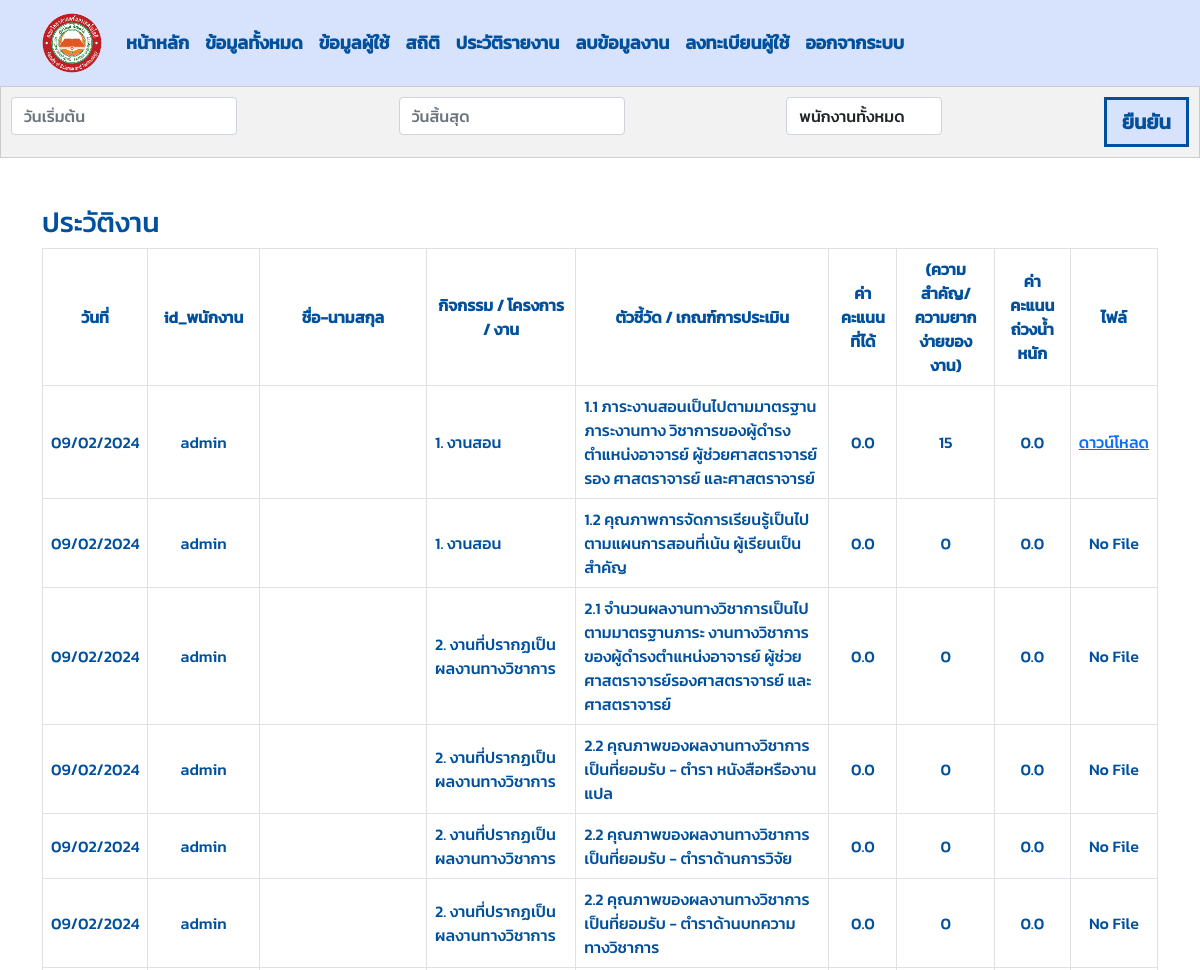
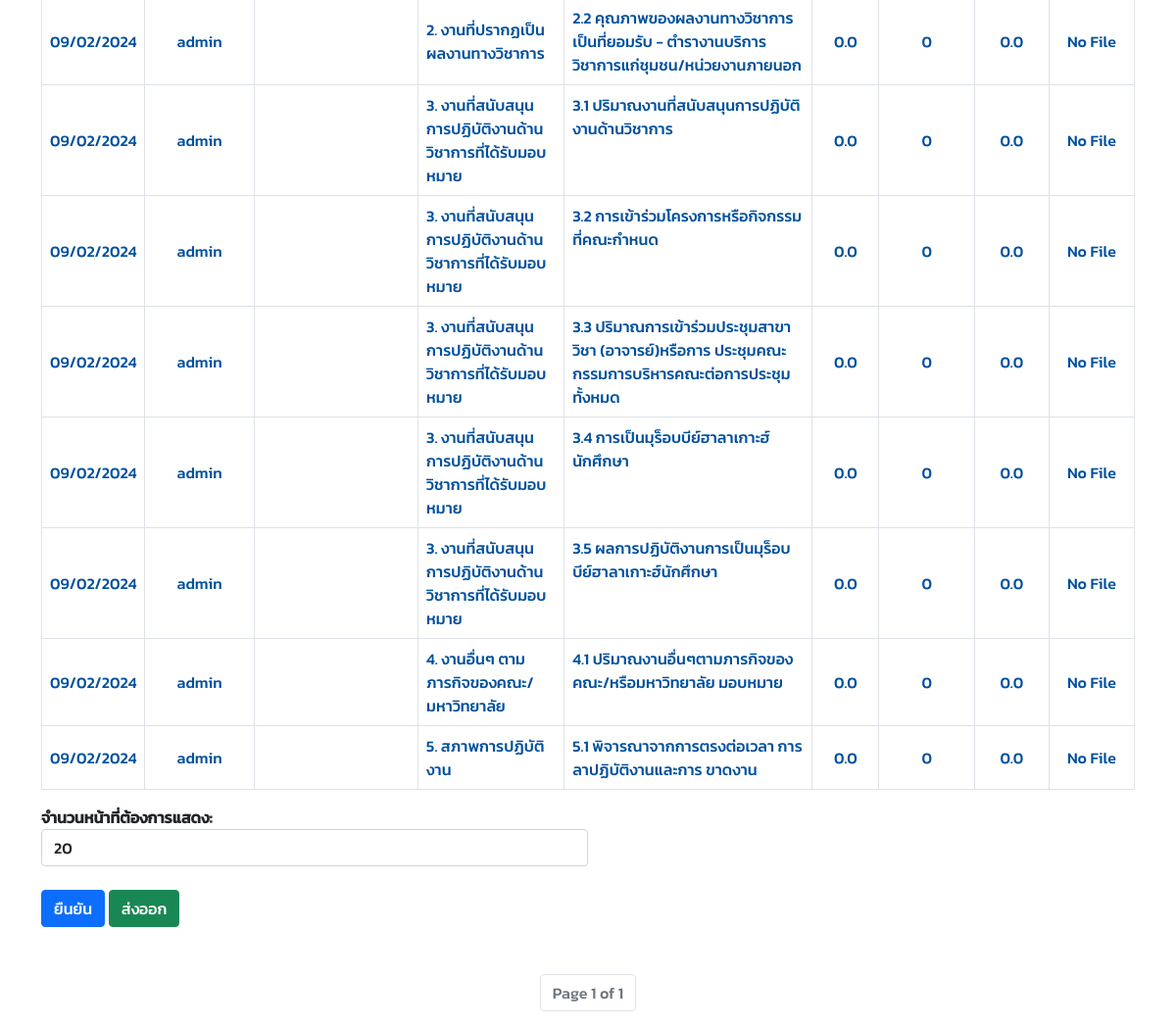
Page /work_history/ (signed in) on the earlier database version (2 pictures, top to bottom).
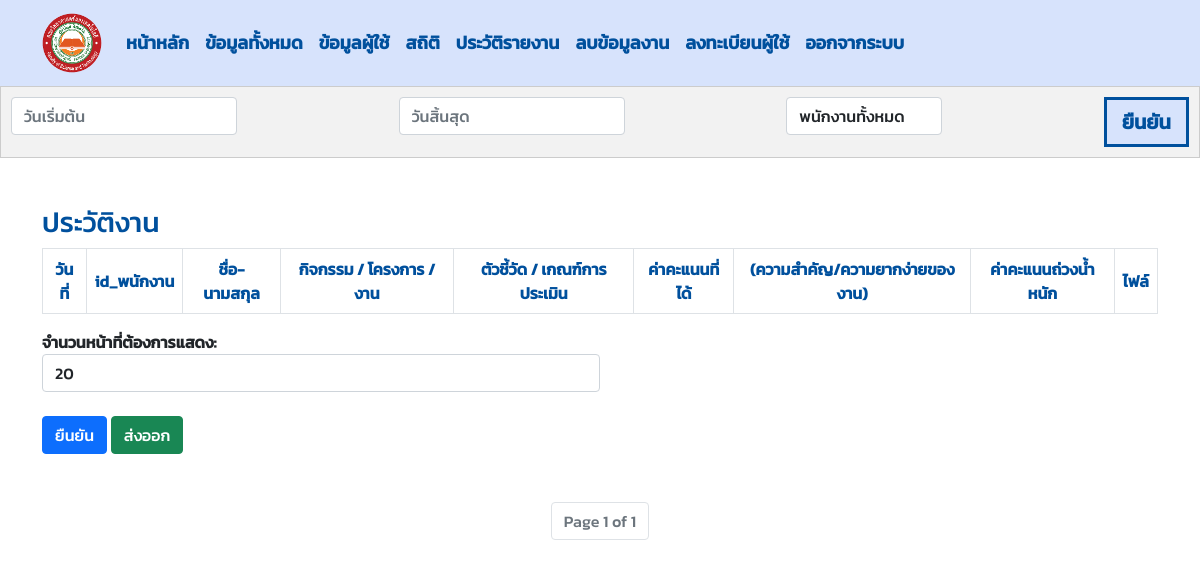
Same page on the later database version.
### managesystem/models.py (models this page shows, shortened)
class Save(models.Model):
    employee_id = models.CharField(max_length=30)
    employee_firstname = models.CharField(max_length=30)
    employee_lastname = models.CharField(max_length=30)
    work = models.CharField(max_length=255)
    description = models.CharField(max_length=255)
    total = models.PositiveIntegerField(default=0)
    employee_score = models.FloatField(default=0.0)
    dean_score = models.FloatField(default=0.0)
    result_score = models.FloatField(default=0.0)
    file = models.FileField(upload_to=user_directory_path, blank=True, null=True)
    date = models.DateField(auto_now_add=True)
    class Meta:
        verbose_name_plural = "บันทึกข้อมูล"

### managesystem/views.py (the view)
    def wrapper(request, *args, **kwargs):
        if not request.user.is_authenticated:
            messages.info(request, "กรุณาเข้าสู่ระบบ")  # Custom message
            return redirect('login')  # Redirect to login URL
        return function(request, *args, **kwargs)

### managesystem/views.py (called while the page is built)
def custom_login_required(function):
    def wrapper(request, *args, **kwargs):
        if not request.user.is_authenticated:
            messages.info(request, "กรุณาเข้าสู่ระบบ")  # Custom message
            return redirect('login')  # Redirect to login URL
        return function(request, *args, **kwargs)
    return wrapper

### templates/work_history.html (shortened to what the changed rows need)
{% include 'navbar.html' %}
<!DOCTYPE html>
<html lang="en">
<head>
    {% load static %}
    <link rel="stylesheet" href="{% static 'css/work_history.css' %}">
    <link rel="stylesheet" href="{% static 'css/fonts.css' %}">
</head>
<body>
    {% if user.employee.position == 'Dean' %}
    <div class="container mt-5">
        <div class="table-responsive">
        <table id="workdata-table" class="table table-bordered">
            <thead class="thead-dark">
                <tr class="align-middle text-center">
                    <th data-filter="true" data-filter-type="select">วันที่</th>
                    <th data-filter="true" data-filter-type="select">id_พนักงาน</th>
                    <th data-filter="true" data-filter-type="select">ชื่อ-นามสกุล</th>
                    <th data-filter="true" data-filter-type="select">กิจกรรม / โครงการ / งาน</th>
                    <th data-filter="true" data-filter-type="select">ตัวชี้วัด / เกณฑ์การประเมิน</th>
                    <th data-filter="true" data-filter-type="select">ค่าคะแนนที่ได้</th>
                    <th data-filter="true" data-filter-type="select">(ความสำคัญ/ความยากง่ายของงาน)</th>
                    <th data-filter="true" data-filter-type="select">ค่าคะแนนถ่วงน้ำหนัก</th>
                    <th data-filter="true" data-filter-type="select">ไฟล์</th>
                </tr>
            </thead>
            <tbody>
                {% for workdata in workdata_history %}
                <tr>
                    <td class="text-center align-middle" style="width: 8%;">{{ workdata.date|date:'d/m/Y' }}</td>
                    <td class="text-center align-middle" style="width: 10%;">{{ workdata.employee_id}}</td>
                    <td class="text-center align-middle" style="width: 15%;">{{ workdata.employee_firstname }} {{ workdata.employee_lastname }}</td>
                    <td class="align-middle"> {{ workdata.work }} </td>
                    <td >{{ workdata.description }}</td>
                    <td class="align-middle text-center">{{ workdata.dean_score }}</td>
                    <td class="align-middle text-center">{{ workdata.total }}</td>
                    <td class="align-middle text-center">{{ workdata.result_score }}</td>
                    <td class="text-center align-middle">
                        {% if workdata.file %}
                            <a href="{% url 'download_file' workdata.id %}">ดาวน์โหลด</a>
                        {% else %}
                            No File
                        {% endif %}</td>
                </tr>
                {% endfor %}
            </tbody>
        </table>
        </div>
                {% endif %}
    </div>
</body>
</html>

Differences in the rows shown:
removed Save: date "09/02/2024", employee_id "admin", work "1. งานสอน", description "1.1 ภาระงานสอนเป็นไปตามมาตรฐานภาระงานทาง วิชาการของผู้ดำรงตำแหน่งอาจารย์ ผู้ช่วยศาสตราจารย์ รอง ศาสตราจารย์ และศาสตราจารย์", dean_score "0.0", total "15", result_score "0.0", shows "ดาวน์โหลด"
removed Save: date "09/02/2024", employee_id "admin", work "1. งานสอน", description "1.2 คุณภาพการจัดการเรียนรู้เป็นไปตามแผนการสอนที่เน้น ผู้เรียนเป็นสำคัญ", dean_score "0.0", total "0", result_score "0.0", file "No File"
removed Save: date "09/02/2024", employee_id "admin", work "2. งานที่ปรากฏเป็นผลงานทางวิชาการ", description "2.1 จำนวนผลงานทางวิชาการเป็นไปตามมาตรฐานภาระ งานทางวิชาการของผู้ดำรงตำแหน่งอาจารย์ ผู้ช่วย ศาสตราจารย์รองศาสตราจารย์ และศาสตราจารย์", dean_score "0.0", total "0", result_score "0.0", file "No File"
removed Save: date "09/02/2024", employee_id "admin", work "2. งานที่ปรากฏเป็นผลงานทางวิชาการ", description "2.2 คุณภาพของผลงานทางวิชาการเป็นที่ยอมรับ - ตำรา หนังสือหรืองานแปล", dean_score "0.0", total "0", result_score "0.0", file "No File"
removed Save: date "09/02/2024", employee_id "admin", work "2. งานที่ปรากฏเป็นผลงานทางวิชาการ", description "2.2 คุณภาพของผลงานทางวิชาการเป็นที่ยอมรับ - ตำราด้านการวิจัย", dean_score "0.0", total "0", result_score "0.0", file "No File"
removed Save: date "09/02/2024", employee_id "admin", work "2. งานที่ปรากฏเป็นผลงานทางวิชาการ", description "2.2 คุณภาพของผลงานทางวิชาการเป็นที่ยอมรับ - ตำราด้านบทความทางวิชาการ", dean_score "0.0", total "0", result_score "0.0", file "No File"
removed Save: date "09/02/2024", employee_id "admin", work "2. งานที่ปรากฏเป็นผลงานทางวิชาการ", description "2.2 คุณภาพของผลงานทางวิชาการเป็นที่ยอมรับ - ตำรางานบริการวิชาการแก่ชุมชน/หน่วยงานภายนอก", dean_score "0.0", total "0", result_score "0.0", file "No File"
removed Save: date "09/02/2024", employee_id "admin", work "3. งานที่สนับสนุนการปฏิบัติงานด้าน วิชาการที่ได้รับมอบหมาย", description "3.1 ปริมาณงานที่สนับสนุนการปฏิบัติงานด้านวิชาการ", dean_score "0.0", total "0", result_score "0.0", file "No File"
removed Save: date "09/02/2024", employee_id "admin", work "3. งานที่สนับสนุนการปฏิบัติงานด้าน วิชาการที่ได้รับมอบหมาย", description "3.2 การเข้าร่วมโครงการหรือกิจกรรมที่คณะกำหนด", dean_score "0.0", total "0", result_score "0.0", file "No File"
removed Save: date "09/02/2024", employee_id "admin", work "3. งานที่สนับสนุนการปฏิบัติงานด้าน วิชาการที่ได้รับมอบหมาย", description "3.3 ปริมาณการเข้าร่วมประชุมสาขาวิชา (อาจารย์)หรือการ ประชุมคณะกรรมการบริหารคณะต่อการประชุมทั้งหมด", dean_score "0.0", total "0", result_score "0.0", file "No File"
removed Save: date "09/02/2024", employee_id "admin", work "3. งานที่สนับสนุนการปฏิบัติงานด้าน วิชาการที่ได้รับมอบหมาย", description "3.4 การเป็นมุร็อบบีย์ฮาลาเกาะฮ์นักศึกษา", dean_score "0.0", total "0", result_score "0.0", file "No File"
removed Save: date "09/02/2024", employee_id "admin", work "3. งานที่สนับสนุนการปฏิบัติงานด้าน วิชาการที่ได้รับมอบหมาย", description "3.5 ผลการปฏิบัติงานการเป็นมุร็อบบีย์ฮาลาเกาะฮ์นักศึกษา", dean_score "0.0", total "0", result_score "0.0", file "No File"
removed Save: date "09/02/2024", employee_id "admin", work "4. งานอื่นๆ ตามภารกิจของคณะ/ มหาวิทยาลัย", description "4.1 ปริมาณงานอื่นๆตามภารกิจของคณะ/หรือมหาวิทยาลัย มอบหมาย", dean_score "0.0", total "0", result_score "0.0", file "No File"
removed Save: date "09/02/2024", employee_id "admin", work "5. สภาพการปฏิบัติงาน", description "5.1 พิจารณาจากการตรงต่อเวลา การลาปฏิบัติงานและการ ขาดงาน", dean_score "0.0", total "0", result_score "0.0", file "No File"
